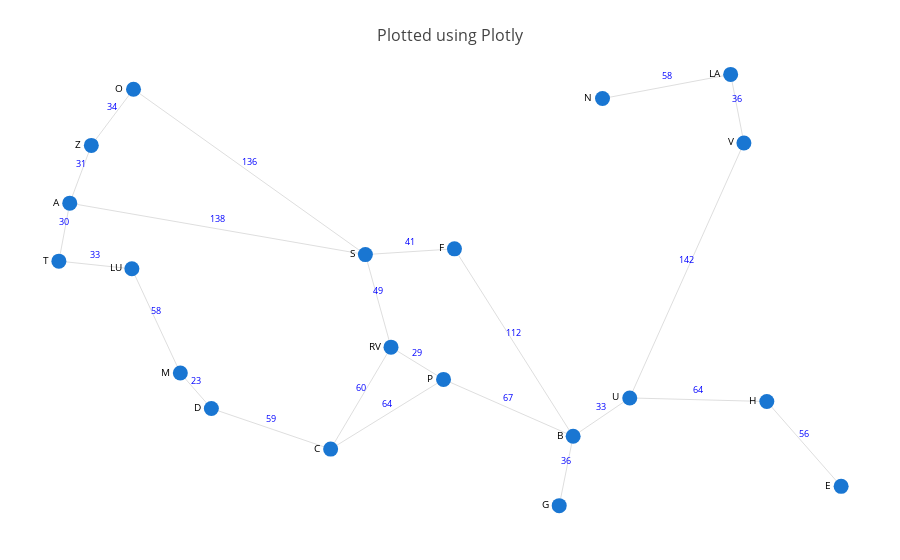

Write notebook code for a chart like this one.
### Code cell
from helper_parthi2929 import *

graph = load_map_graph(romania_location_map)
#show_map(graph, start='A',goal='B',path=['A','S','F','B'],SLDTarget='B')
show_map(graph)

### Figure 1 — Plotly figure (JSON) as saved in the notebook; plotly's stock layout.template omitted (floating-point values rounded to 4 significant figures)
{"data": [{"hoverinfo": "none", "line": {"color": "#BDBDBD", "width": 0.5}, "mode": "lines+text", "text": [], "type": "scatter", "x": [21.31, 24.13, null, 21.31, 21.21, null, 21.31, 21.52, null, 24.13, 24.97, null, 24.13, 24.37, null, 24.13, 21.92, null, 21.52, 21.92, null, 21.21, 21.9, null, 24.97, 26.1, null, 21.9, 22.36, null, 24.37, 23.79, null, 24.37, 24.87, null, 22.36, 22.66, null, 22.66, 23.79, null, 24.87, 26.1, null, 24.87, 23.79, null, 26.1, 25.97, null, 26.1, 26.64, null, 26.64, 27.95, null, 26.64, 27.73, null, 27.73, 27.6, null, 27.6, 26.38, null, 27.95, 28.65, null], "y": [46.19, 45.8, null, 46.19, 45.75, null, 46.19, 46.62, null, 45.8, 45.84, null, 45.8, 45.1, null, 45.8, 47.05, null, 46.62, 47.05, null, 45.75, 45.69, null, 45.84, 44.43, null, 45.69, 44.9, null, 45.1, 44.33, null, 45.1, 44.86, null, 44.9, 44.64, null, 44.64, 44.33, null, 44.86, 44.43, null, 44.86, 44.33, null, 44.43, 43.9, null, 44.43, 44.72, null, 44.72, 44.69, null, 44.72, 46.64, null, 46.64, 47.16, null, 47.16, 46.98, null, 44.69, 44.05, null]}, {"hoverinfo": "none", "marker": {"color": ["#1976D2", "#1976D2", "#1976D2", "#1976D2", "#1976D2", "#1976D2", "#1976D2", "#1976D2", "#1976D2", "#1976D2", "#1976D2", "#1976D2", "#1976D2", "#1976D2", "#1976D2", "#1976D2", "#1976D2", "#1976D2", "#1976D2", "#1976D2"], "colorbar": {"thickness": 5, "title": "Node Connections", "titleside": "left", "xanchor": "left"}, "colorscale": "Hot", "line": {"width": 0}, "reversescale": true, "showscale": false, "size": 15}, "mode": "markers+text", "text": ["A", "S", "Z", "T", "F", "LU", "RV", "M", "D", "P", "B", "U", "V", "LA", "H", "C", "O", "N", "G", "E"], "textfont": {"color": "black", "size": 10}, "textposition": "left", "type": "scatter", "x": [21.31, 24.13, 21.52, 21.21, 24.97, 21.9, 24.37, 22.36, 22.66, 24.87, 26.1, 26.64, 27.73, 27.6, 27.95, 23.79, 21.92, 26.38, 25.97, 28.65], "y": [46.19, 45.8, 46.62, 45.75, 45.84, 45.69, 45.1, 44.9, 44.64, 44.86, 44.43, 44.72, 46.64, 47.16, 44.69, 44.33, 47.05, 46.98, 43.9, 44.05]}, {"hoverinfo": "none", "marker": {"opacity": 0}, "mode": "markers+text", "text": [138, 30, 31, 41, 49, 136, 34, 33, 112, 58, 60, 29, 23, 59, 67, 64, 36, 33, 64, 142, 36, 58, 56], "textfont": {"color": "blue", "size": 9}, "textposition": "top", "type": "scatter", "x": [22.72, 21.26, 21.41, 24.55, 24.25, 23.02, 21.72, 21.56, 25.54, 22.13, 24.08, 24.62, 22.51, 23.23, 25.49, 24.33, 26.04, 26.37, 27.29, 27.18, 27.66, 26.99, 28.3], "y": [45.99, 45.97, 46.4, 45.82, 45.45, 46.42, 46.83, 45.72, 45.13, 45.3, 44.71, 44.98, 44.77, 44.48, 44.64, 44.59, 44.17, 44.57, 44.7, 45.68, 46.9, 47.07, 44.37]}, {"hoverinfo": "none", "line": {"width": 1}, "marker": {"opacity": 0, "size": 15}, "mode": "markers+text", "text": [], "textfont": {"color": "red", "size": 9}, "textposition": "top", "type": "scatter", "x": [], "y": []}], "layout": {"autosize": true, "hovermode": "closest", "margin": {"b": 20, "l": 5, "r": 5, "t": 40}, "showlegend": false, "title": "<br>Plotted using Plotly", "titlefont": {"size": 16}, "xaxis": {"showgrid": false, "showticklabels": false, "zeroline": false}, "yaxis": {"showgrid": false, "showticklabels": false, "zeroline": false}}}
